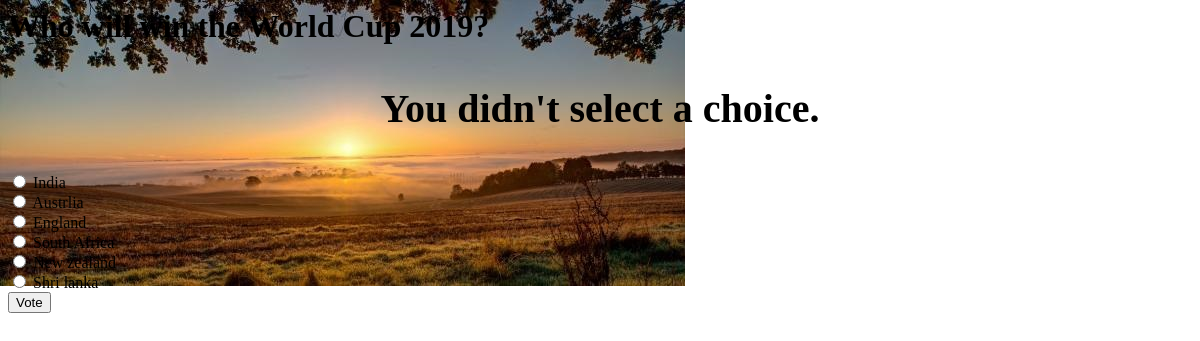
The page /polls/4/vote/ on the database its author committed.
### polls/models.py (models this page shows, shortened)
class Question(models.Model):
	question_text = models.CharField(max_length=200)
	pub_date = models.DateTimeField('date published')

class Choice(models.Model):
	question = models.ForeignKey(Question, on_delete=models.CASCADE)
	choice_text = models.CharField(max_length=200)
	votes = models.IntegerField(default=0)
	def was_published_recently(self):
		now = timezone.now()
		return now - datetime.timedelta(days=1) <= self.pub_date <=now
	was_published_recently.admin_order_field = 'pub_date'
	was_published_recently.boolean = True
	was_published_recently.short_description = 'Published recently?'

### polls/views.py (the view)
# urls.py: path('<int:question_id>/vote/', views.vote, name='vote'),
def vote(request, question_id):
    question = get_object_or_404(Question, pk=question_id)
    try:
        selected_choice = question.choice_set.get(pk=request.POST['choice'])
    except (KeyError, Choice.DoesNotExist):
        return render(request, 'polls/detail.html', {
            'question': question,
            'error_message': "You didn't select a choice.",
        })
    else:
        selected_choice.votes += 1
        selected_choice.save()
        return HttpResponseRedirect(reverse('polls:results', args=(question.id,)))

### polls/templates/polls/detail.html (shortened to what this page needs)
{% load static %}
<link rel="stylesheet" type="text/css" href="{% static 'polls/style.css' %}" />
<h1>{{ question.question_text }}</h1>
{% if error_message %}<p><strong>{{ error_message }}</strong></p>{% endif %}
<form action="{% url 'polls:vote' question.id %}" method="post">
{% for choice in question.choice_set.all %}
    <input type="radio" name="choice" id="choice{{ forloop.counter }}" value="{{ choice.id }}" />
    <label for="choice{{ forloop.counter }}">{{ choice.choice_text }}</label><br />
{% endfor %}
<input type="submit" value="Vote" />
</form>

### polls/static/polls/style.css (style rules this page uses)
p { font-size: 40px; font-color:green; text-align: center; }

### rows shown on the page
Question: question_text "Who will win the World Cup 2019?"
Choice: choice_text "India"
Choice: choice_text "Austrlia"
Choice: choice_text "England"
Choice: choice_text "South Africa"
Choice: choice_text "New zealand"
Choice: choice_text "Shri lanka"

### other values the page prints
{{ error_message }} "You didn't select a choice."
